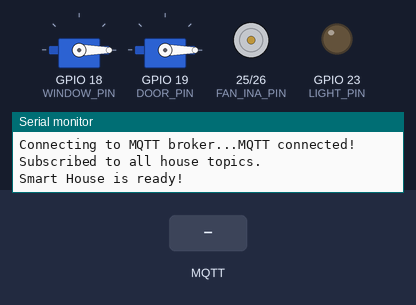
A sketch run on a simulated ESP32. Parts: 2 × servo, motor-driver pin pairs drawn as motors (green arrow = first pin HIGH = forward, orange = second pin HIGH = backward, longer = more drive), output pins drawn as LEDs (lit = HIGH), the last lines printed to the serial monitor. The test bench sets the inputs (shaded band). WiFi joins after 1.5 s; servers stay silent unless stated; no MQTT or app messages arrive unless stated.

Above: at 2.7 s.
2.8 s: MQTT message "ON" arrives on the first subscribed topic
At 3.1 s:
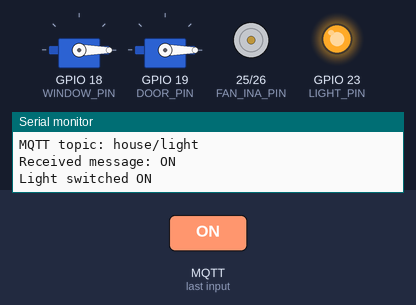
4.3 s: MQTT message "ON" arrives on the second subscribed topic
At 5.4 s:
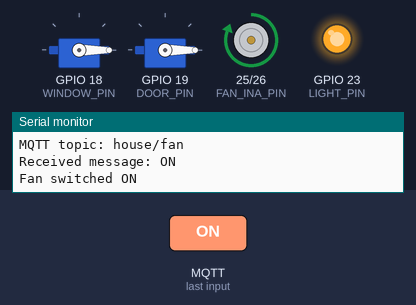
5.8 s: MQTT message "OFF" arrives on the first subscribed topic
At 6.6 s:
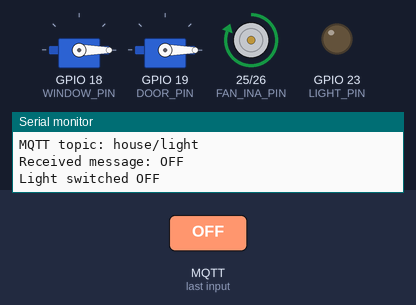
7.3 s: MQTT message "OPEN" arrives on the third subscribed topic
At 7.7 s:
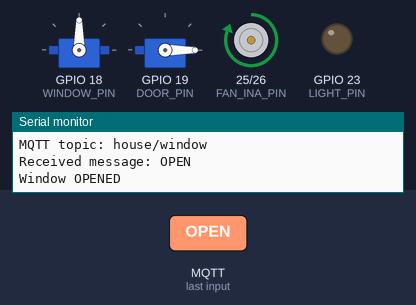
8.8 s: MQTT message "OFF" arrives on the second subscribed topic
At 10.0 s:
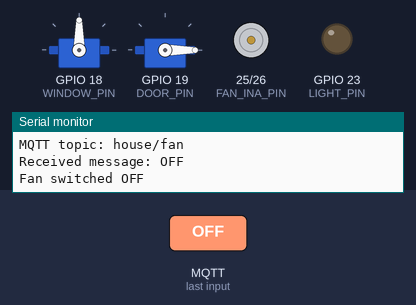
10.3 s: MQTT message "ON" arrives on the first subscribed topic
At 11.2 s:
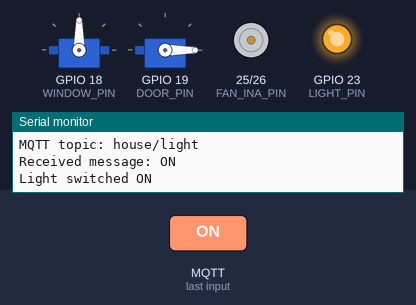
Timing chart, 0 to 12.8 s (numbered marks = the images above; inputs shaded):
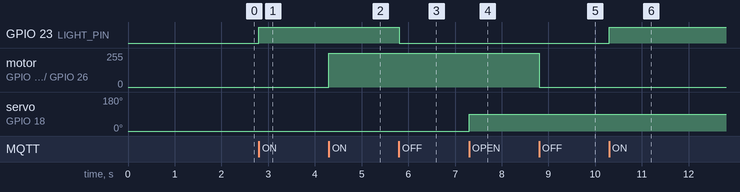

The sketch:

housecontrol_sketch.ino
```cpp
#include <WiFi.h>
#include <PubSubClient.h>
#include <ESP32Servo.h>

// ==================================================
// 1. WIFI SETTINGS
// ==================================================
const char* WIFI_SSID = "YOUR_WIFI_NAME";
const char* WIFI_PASSWORD = "YOUR_WIFI_PASSWORD";

// ==================================================
// 2. MQTT SETTINGS
// ==================================================
// Enter the IP address of the computer running
// your MQTT broker (for example, Mosquitto).
const char* MQTT_SERVER = "192.168.1.100";
const int MQTT_PORT = 1883;

// Leave empty if your broker does not require login.
const char* MQTT_USER = "";
const char* MQTT_PASSWORD = "";

// ==================================================
// 3. ESP32 GPIO PIN ASSIGNMENTS
// ==================================================
const int LIGHT_PIN = 23;       // Relay/light control
const int FAN_INA_PIN = 25;    // Fan driver INA
const int FAN_INB_PIN = 26;    // Fan driver INB
const int WINDOW_PIN = 18;     // Window servo signal
const int DOOR_PIN = 19;       // Door servo signal
const int BUZZER_PIN = 21;     // Passive buzzer signal

// Change these if your relay is active-LOW.
const int RELAY_ON = HIGH;
const int RELAY_OFF = LOW;

// ==================================================
// 4. SERVO POSITIONS
// ==================================================
const int WINDOW_OPEN = 90;
const int WINDOW_CLOSED = 0;

const int DOOR_OPEN = 90;
const int DOOR_CLOSED = 0;

// ==================================================
// 5. MQTT AND SERVO OBJECTS
// ==================================================
WiFiClient espClient;
PubSubClient mqtt(espClient);

Servo windowServo;
Servo doorServo;

// ==================================================
// 6. FAN FUNCTIONS
// ==================================================
void fanOn() {
  // Run the L9110 fan in one direction.
  digitalWrite(FAN_INA_PIN, HIGH);
  digitalWrite(FAN_INB_PIN, LOW);
}

void fanOff() {
  // Both inputs LOW stop the fan.
  digitalWrite(FAN_INA_PIN, LOW);
  digitalWrite(FAN_INB_PIN, LOW);
}

// ==================================================
// 7. MQTT MESSAGE CALLBACK
// ==================================================
void mqttCallback(char* topic, byte* payload,
                  unsigned int length) {

  String message = "";

  for (unsigned int i = 0; i < length; i++) {
    message += (char)payload[i];
  }

  message.trim();
  message.toUpperCase();

  Serial.println("\n----------------------------");
  Serial.print("MQTT topic: ");
  Serial.println(topic);
  Serial.print("Received message: ");
  Serial.println(message);

  // ---------------- LIGHT ----------------
  if (strcmp(topic, "house/light") == 0) {

    if (message == "ON") {
      digitalWrite(LIGHT_PIN, RELAY_ON);
      Serial.println("Light switched ON");
    }
    else if (message == "OFF") {
      digitalWrite(LIGHT_PIN, RELAY_OFF);
      Serial.println("Light switched OFF");
    }
  }

  // ---------------- FAN ------------------
  else if (strcmp(topic, "house/fan") == 0) {

    if (message == "ON") {
      fanOn();
      Serial.println("Fan switched ON");
    }
    else if (message == "OFF") {
      fanOff();
      Serial.println("Fan switched OFF");
    }
  }

  // ---------------- WINDOW ---------------
  else if (strcmp(topic, "house/window") == 0) {

    if (message == "OPEN") {
      windowServo.write(WINDOW_OPEN);
      Serial.println("Window OPENED");
    }
    else if (message == "CLOSE") {
      windowServo.write(WINDOW_CLOSED);
      Serial.println("Window CLOSED");
    }
  }

  // ---------------- DOOR -----------------
  else if (strcmp(topic, "house/door") == 0) {

    if (message == "OPEN") {
      doorServo.write(DOOR_OPEN);
      Serial.println("Door OPENED");
    }
    else if (message == "CLOSE") {
      doorServo.write(DOOR_CLOSED);
      Serial.println("Door CLOSED");
    }
  }

  // ---------------- BUZZER ---------------
  else if (strcmp(topic, "house/buzzer") == 0) {

    if (message == "ON") {
      // Passive buzzer needs an oscillating signal.
      tone(BUZZER_PIN, 2000);
      Serial.println("Buzzer ON");
    }
    else if (message == "OFF") {
      noTone(BUZZER_PIN);
      digitalWrite(BUZZER_PIN, LOW);
      Serial.println("Buzzer OFF");
    }
  }

  else {
    Serial.println("Unknown MQTT topic");
  }
}

// ==================================================
// 8. CONNECT TO WIFI
// ==================================================
void connectWiFi() {

  WiFi.mode(WIFI_STA);
  WiFi.begin(WIFI_SSID, WIFI_PASSWORD);

  Serial.print("Connecting to WiFi");

  while (WiFi.status() != WL_CONNECTED) {
    delay(500);
    Serial.print(".");
  }

  Serial.println("\nWiFi connected!");
  Serial.print("ESP32 IP address: ");
  Serial.println(WiFi.localIP());
}

// ==================================================
// 9. CONNECT TO MQTT BROKER
// ==================================================
void connectMQTT() {

  while (!mqtt.connected()) {

    Serial.print("Connecting to MQTT broker...");

    uint64_t chipId = ESP.getEfuseMac();

    String clientId = "ESP32-SmartHouse-";
    clientId += String((uint32_t)(chipId & 0xFFFFFFFF), HEX);

    bool connected;

    if (strlen(MQTT_USER) > 0) {
      connected = mqtt.connect(
        clientId.c_str(),
        MQTT_USER,
        MQTT_PASSWORD
      );
    }
    else {
      connected = mqtt.connect(clientId.c_str());
    }

    if (connected) {

      Serial.println("MQTT connected!");

      // Subscribe to all five Node-RED topics.
      mqtt.subscribe("house/light");
      mqtt.subscribe("house/fan");
      mqtt.subscribe("house/window");
      mqtt.subscribe("house/door");
      mqtt.subscribe("house/buzzer");

      Serial.println("Subscribed to all house topics.");
    }
    else {

      Serial.print("MQTT connection failed. State: ");
      Serial.println(mqtt.state());

      delay(3000);
    }
  }
}

// ==================================================
// 10. SETUP
// ==================================================
void setup() {

  Serial.begin(115200);

  // Configure light and fan outputs.
  pinMode(LIGHT_PIN, OUTPUT);
  pinMode(FAN_INA_PIN, OUTPUT);
  pinMode(FAN_INB_PIN, OUTPUT);
  pinMode(BUZZER_PIN, OUTPUT);

  // Start with devices switched off.
  digitalWrite(LIGHT_PIN, RELAY_OFF);
  fanOff();
  noTone(BUZZER_PIN);
  digitalWrite(BUZZER_PIN, LOW);

  // Configure the window servo.
  windowServo.setPeriodHertz(50);
  windowServo.attach(WINDOW_PIN, 500, 2400);
  windowServo.write(WINDOW_CLOSED);

  // Configure the door servo.
  doorServo.setPeriodHertz(50);
  doorServo.attach(DOOR_PIN, 500, 2400);
  doorServo.write(DOOR_CLOSED);

  // Connect to WiFi and MQTT.
  connectWiFi();

  mqtt.setServer(MQTT_SERVER, MQTT_PORT);
  mqtt.setCallback(mqttCallback);
  mqtt.setBufferSize(256);

  connectMQTT();

  Serial.println("\nSmart House is ready!");
}

// ==================================================
// 11. MAIN LOOP
// ==================================================
void loop() {

  if (WiFi.status() != WL_CONNECTED) {
    connectWiFi();
  }

  if (!mqtt.connected()) {
    connectMQTT();
  }

  // Keep receiving MQTT messages from Node-RED.
  mqtt.loop();
}
```

Measured:
- after the input at 2.8 s, GPIO 23 (LIGHT_PIN): LOW → HIGH at once
- after the input at 4.3 s, motor on GPIO 25 (FAN_INA_PIN) / GPIO 26 (FAN_INB_PIN): stopped → forward 255/255 at once
- after the input at 5.8 s, GPIO 23 (LIGHT_PIN): HIGH → LOW at once
- after the input at 7.3 s, servo on GPIO 18 (WINDOW_PIN): 0° → 90° at once
- after the input at 8.8 s, motor on GPIO 25 (FAN_INA_PIN) / GPIO 26 (FAN_INB_PIN): forward 255/255 → stopped at once
- after the input at 10.3 s, GPIO 23 (LIGHT_PIN): LOW → HIGH at once
